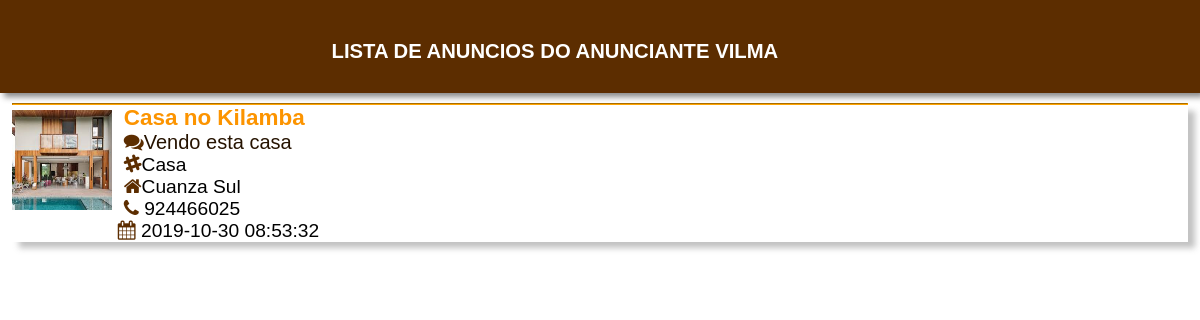
Screenshot of /admin/anuncios_anunciante.php?usuario=Vilma with the database file from the repository.
### tables this page shows
CREATE TABLE IF NOT EXISTS `publicar` (
  `id` int(11) NOT NULL AUTO_INCREMENT,
  `titulo` varchar(50) DEFAULT NULL,
  `categoria` varchar(50) DEFAULT NULL,
  `local` varchar(50) DEFAULT NULL,
  `frase` varchar(500) DEFAULT NULL,
  `preco` varchar(50) DEFAULT NULL,
  `palavra` varchar(40) DEFAULT NULL,
  `pdata` varchar(40) DEFAULT NULL,
  `arquivo` varchar(40) DEFAULT NULL,
  `usuario` varchar(40) DEFAULT NULL,
  `visitas` int(11) DEFAULT NULL,
  `telefone` int(11) DEFAULT NULL,
  PRIMARY KEY (`id`)
);

### admin/anuncios_anunciante.php (the view, shortened to what this page needs)
	<?php
$host = "localhost";
$user = "root";
$password = "";
$database = "anuciar";
$banco = mysqli_connect($host, $user, $password, $database);
$id=$_GET['usuario'];
$pub = mysqli_query($banco,"SELECT * FROM publicar WHERE usuario='$id'  ORDER BY visitas");
?>
<!DOCTYPE html>
<html>
<head>
	<link rel="stylesheet" href="../vendor/css/estilo.css">
    <link rel="stylesheet" href="../vendor/css/font-awesome/css/font-awesome.css">
    <link rel="stylesheet" href="../vendor/css/modal.css">
</head>
<body >
<div class="tela">
<div id="bemvindo" style="background-color: transparent; margin-left: 26%;color: #fff;margin-top: 10px">
		 <h3 style="text-align: center;">LISTA DE ANUNCIOS DO ANUNCIANTE   <?php echo" ".strtoupper($id)?> </h3>
	</div>
	</div>
 <?php
    while ($sel = mysqli_fetch_assoc($pub)) {
    		  $id = $sel['id'];
?>
<div class="place" id="vivo"><hr><div class="vs">
	<?php  echo "<img  src='../controller/upload/".$sel['arquivo']."'>";?>
				<h3 ><a style="margin-left: 1%;" href="../controller/timeline.php?id=<?php echo $id ?>"><?php echo $sel["titulo"];?></a></h3>
			<p><i style="color:#5C2D00;margin-left: 1%;" class="fa  fa-comments"></i><?php echo $sel["frase"];?></p>
	<span><i style="color:#5C2D00;margin-left: 1%;" class="fa  fa-slack"></i><?php echo $sel["palavra"];?></span><br>
	<span><i style="color:#5C2D00;margin-left: 1%;" class="fa  fa-home"></i><?php echo $sel["local"];?></span><br>
		<span><i style="color:#5C2D00;margin-left: 1%;" class="fa fa-phone"></i> <?php echo $sel["telefone"];?></span><br>
	<span><i style="color:#5C2D00;margin-left: 9%;" class="fa fa-calendar"></i> <?php echo $sel["pdata"];?></span>
	   </div>
   </div>
        <?php
    }?>
</body>
</html>

### admin/anuncios_anunciante.php (style rules this page uses)
hr { border-color:orange; }
.vs { background-color: #fff; box-shadow: 7px 6px 6px #6666; }
.vs img { width: 100px; margin-top: 5px; }
.place img { float: left; line-height: center; width: 100px; height: 100px; }
.place { margin-top: -40px; padding: 50px 1%; }
.place p { font-size: 20px; color: #261300; }
.place p,span { border-bottom: 1px solid 2px dashed orange; margin: 0; }
.place h3 a { color: #FC9400; }

### rows the page displays
publicar: arquivo (picture), titulo "Casa no Kilamba", frase "Vendo esta casa", palavra "Casa", local "Cuanza Sul", telefone "924466025", pdata "2019-10-30 08:53:32"

### other values shown
$id "VILMA"
